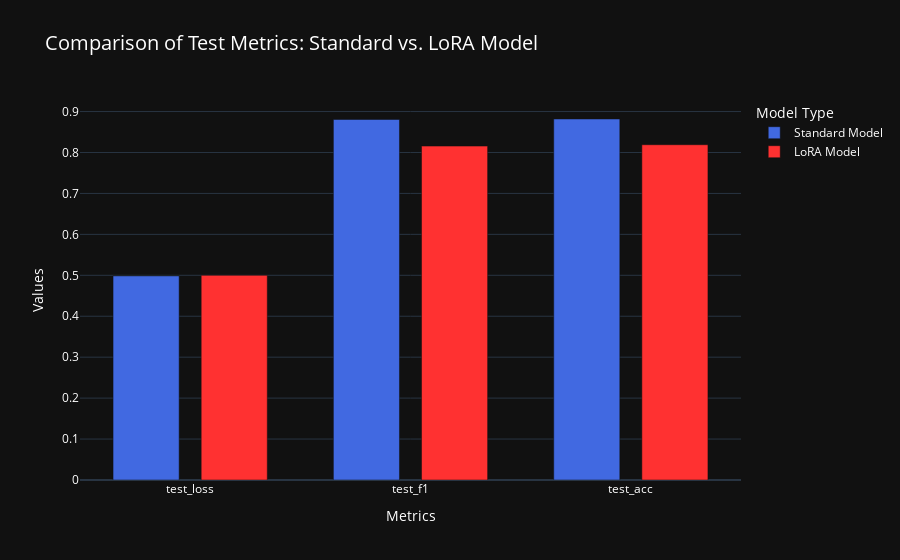

Notebook cell for this chart:
### Code cell
import plotly.graph_objects as go

# Data for Standard and LoRA models
std_metrics = {
    'test_loss': 0.49854007363319397,
    'test_f1': 0.8806818181818182,
    'test_acc': 0.8818011257035647,
}

lora_metrics = {
    'test_loss': 0.49986910820007324,
    'test_f1': 0.8156638013371538,
    'test_acc': 0.8189493433395872,
}

# Labels for the metrics
labels = list(std_metrics.keys())

# Values for each model
std_values = list(std_metrics.values())
lora_values = list(lora_metrics.values())

# Create a bar chart
fig = go.Figure()

# Standard Model Bar
fig.add_trace(go.Bar(
    x=labels,
    y=std_values,
    name='Standard Model',
    marker_color='#4169e1',width=0.3 # Neon blue
))

# LoRA Model Bar
fig.add_trace(go.Bar(
    x=labels,
    y=lora_values,
    name='LoRA Model',
    marker_color='#FF3131',width=0.3  # Orange
))

# Update layout for better visualization
fig.update_layout(
    title='Comparison of Test Metrics: Standard vs. LoRA Model',
    xaxis_title='Metrics',
    yaxis_title='Values',
    barmode='group',
    template='plotly_dark',  # Black background
    legend_title='Model Type',
    font=dict(color='white'),  # White font for readability
    title_font=dict(size=20, color='white')  # Title styling
)

# Show the plot
fig.show()

### Figure 1 — Plotly figure (JSON) as saved in the notebook; plotly's stock layout.template omitted (floating-point values rounded to 4 significant figures)
{"data": [{"marker": {"color": "#4169e1"}, "name": "Standard Model", "type": "bar", "width": 0.3, "x": ["test_loss", "test_f1", "test_acc"], "y": [0.4985, 0.8807, 0.8818]}, {"marker": {"color": "#FF3131"}, "name": "LoRA Model", "type": "bar", "width": 0.3, "x": ["test_loss", "test_f1", "test_acc"], "y": [0.4999, 0.8157, 0.8189]}], "layout": {"barmode": "group", "font": {"color": "white"}, "legend": {"title": {"text": "Model Type"}}, "title": {"font": {"color": "white", "size": 20}, "text": "Comparison of Test Metrics: Standard vs. LoRA Model"}, "xaxis": {"title": {"text": "Metrics"}}, "yaxis": {"title": {"text": "Values"}}}}
